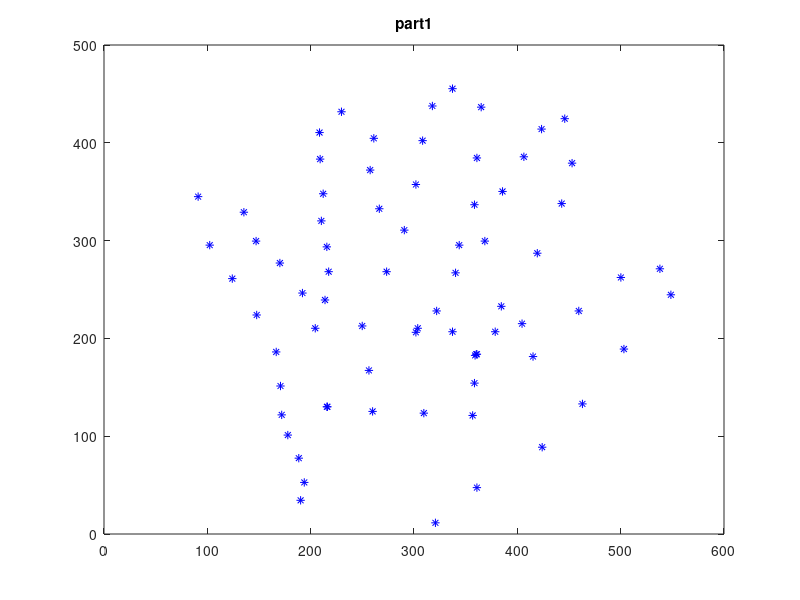
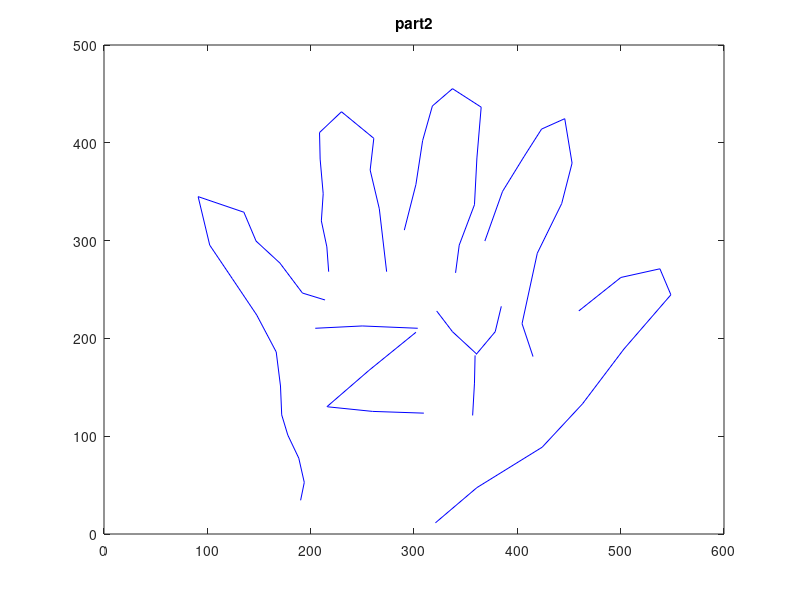

MATLAB code for these plots, in order: (Note: this script raises an error after producing the figures.)
load('data.mat','x','y','v');

L = length(x); %the length for the data

for i = 1:L
    plot(x{i}, y{i}, 'b*');
    hold on
end
title('part1');
figure %create new figure window

for i = 1:L
    plot(x{i}, y{i}, 'b');
    hold on
end
title('part2');

figure

for j = 1:L
    [x_cs,y_cs]= parametricSpline(x{j}, y{j});
    plot(x_cs,y_cs,'b');
    hold on
end
title('natural spline');
axis off;
figure

for j = 1:L
    [x_cs,y_cs,t]= condition(x{j}, y{j});
    plot(x_cs,y_cs,'black');
    hold on
end
axis off;
title('not a knot');


